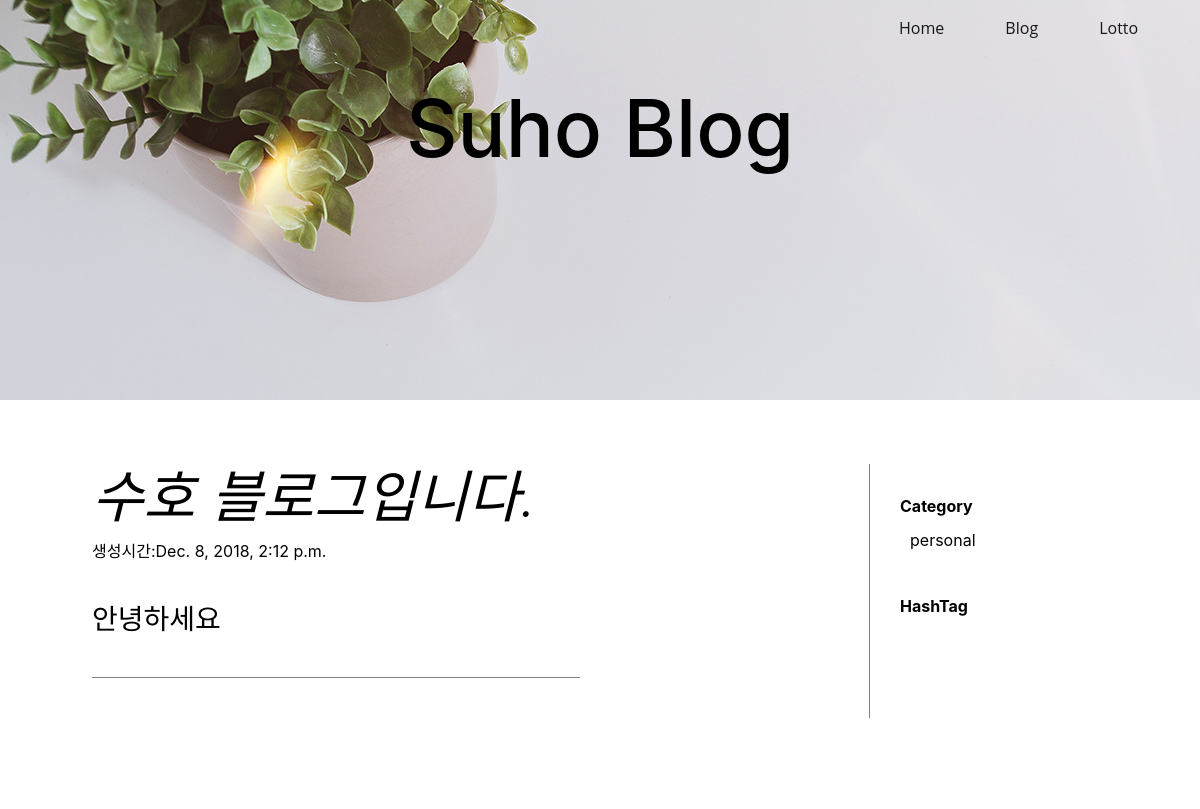
Before: / with the older database file.
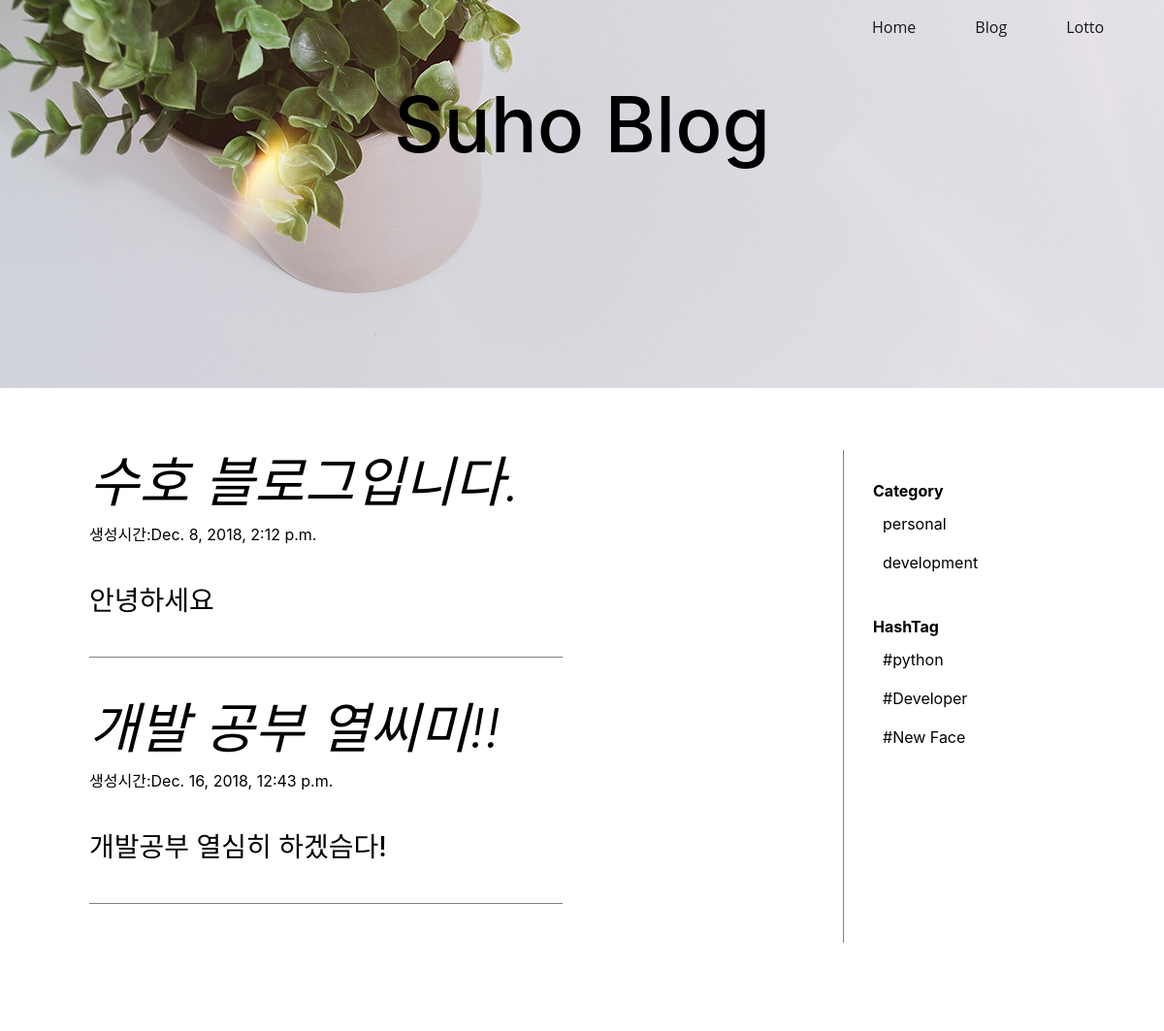
After: the same page with the newer database file.
### feed/models.py (models this page shows, shortened)
class Article(models.Model):
    DEVELOPMENT="dv"
    PERSONAL="ps"
    ETC="etc"
    CATEGORY_CHOICES=(
            (DEVELOPMENT,"development"),
            (PERSONAL,"personal"),
            (ETC,"etc")
            )
    id=models.AutoField(primary_key=True)
    title=models.CharField(max_length=20)
    content=models.TextField()
    category=models.CharField(max_length=2,
            choices=CATEGORY_CHOICES,
            default=DEVELOPMENT,)
    created_at=models.DateTimeField(auto_now_add=True)

class HashTag(models.Model):
    name=models.CharField(max_length=20)
    def __str__(self):
        return self.name

### feed/views.py (the view)
# urls.py: url(r'^$',views.index,name='index'),
def index(request):
    category=request.GET.get("category")
    if category:
        article_list=Article.objects.filter(category=category)
    else:
        article_list=Article.objects.all()
    ctx={
        "article_list":article_list,
        "hashtag_list":hashtag_list,
        "category_list":category_list,
        "hash_num":hash_num,
        "category_num":category_num,
    }
    return render(request,"index.html",ctx)

### templates/index.html (shortened to what this page needs)
{% extends "base.html" %}
{% block body %}
      <div class="col-sm-9">
        {% for article in article_list %}
        <div class="col-sm-8">
		      <h1 class="display-4 font-italic"><a href="/{{ article.id }}" style="color:black;text-decoration:none">{{article.title}}</a></h1>
          <p>생성시간:{{article.created_at}}</p>
        </div>
        <div class="col-sm-8">
          <h3 style="margin-top:40px;padding-bottom:40px;margin-bottom:40px;border-bottom:1px solid grey;">{{article.content}}</h3>
        </div>
        {% endfor %}
      </div>
      {% include "sidebar.html" %}
{% endblock %}

### templates/sidebar.html (shortened to what this page needs)
<div class="col-sm-3" style="padding:30px;border-left: 1px solid grey">
  <div style="font-weight:bold">Category</div>
  <ul style="padding:10px;">
         {% for alias,category in category_list %}
   <p><a style="color:black;" href="/?category={{ alias }}">{{ category }}</a></p>
   {% endfor %}
  </ul>
  <div style="font-weight:bold">HashTag</div>
    <ul style="padding:10px;">
            {% for x in hashtag_list%}
              <p>#{{ x }}</p>
            {% endfor %}
      </ul>
</div>

Changed rows visible on the page:
added Article: title "개발 공부 열씨미!!", created_at "Dec. 16, 2018, 12:43 p.m.", content "개발공부 열심히 하겠슴다!"
added HashTag: name "python"
added HashTag: name "Developer"
added HashTag: name "New Face"
Other visible differences:
new list line: "development"
